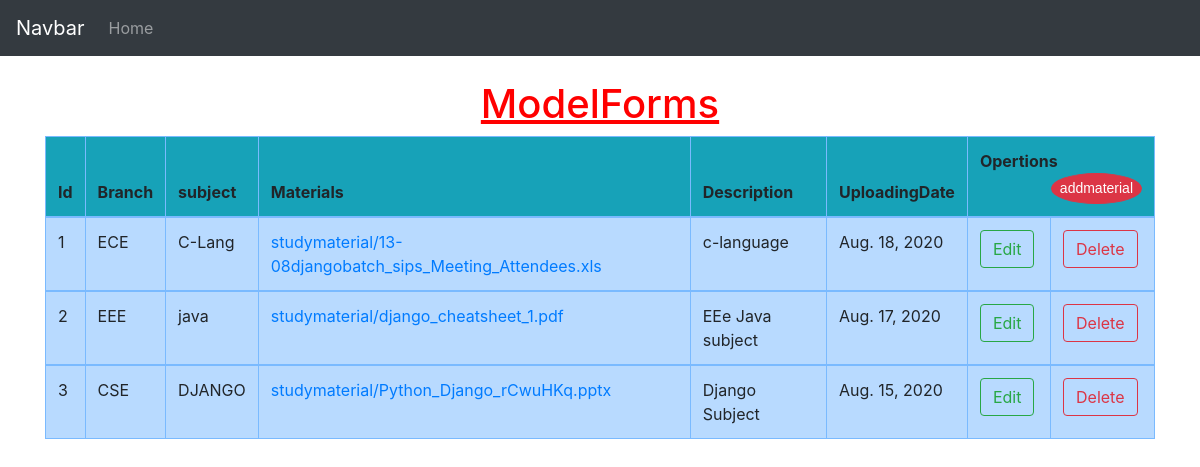
/studymaterial/showmaterials, run on the app's committed database.
### studymaterial/models.py (models this page shows, shortened)
class Notes(models.Model):
	br=(('CSE','cse'),
		('ECE','ece'),
		('EEE','eee'),('CIVIL','civil'),('MEC','mec'))
	sub=(('DJANGO','django'),('PYTHON','Python'),('C-Lang','c-lang'),
		('java','java'))
	branch=models.CharField(max_length=20,choices=br)
	subject=models.CharField(max_length=50,choices=sub)
	material=models.FileField(upload_to="studymaterial/",null=True,blank=True)
	description=models.TextField(max_length=500)
	uploadingdate=models.DateField(default=datetime.now)

### studymaterial/views.py (the view)
# urls.py: path('showmaterials',views.showmaterials,name="showmaterials"),
def showmaterials(request):
	data=Notes.objects.all()
	return render(request,'studymaterial/showmaterials.html',{'data':data})

### studymaterial/templates/studymaterial/showmaterials.html
{% extends 'studymaterial/navbar.html'%}
{% block content%}
<div class="container">
	<h1 class="text-center" style="color: red"><u>ModelForms</u></h1>
	<table class=" table table-bordered table-hover table-primary">
		<thead>
			<tr class="bg-info">
			<th>Id</th>
			<th>Branch</th>
			<th>subject</th>
			<th>Materials</th>
			<th>Description</th>
			<th>UploadingDate</th>
			<th colspan="2">Opertions
				<a href="{% url 'addmaterial' %}" class="btn  btn-danger button btn-sm float-right blinking id4" title="AddNotes" style="border-radius: 50%;">addmaterial</a></th>
		</tr>
		</thead>
		<tbody>
			{% for i in data %}
			<tr>
				<td>{{i.id}}</td>
				<td>{{i.branch}}</td>
				<td>{{i.subject}}</td>
				<td><a href="{{i.material.url}}" download>{{i.material}}</a></td>
				<td>{{i.description}}</td>
				<td>{{i.uploadingdate}}</td>
				<td>
					<a href="{% url 'editmaterial' i.id%}" class="btn btn-outline-success btn-md">Edit</a>
				</td>
				<td>
					<a href="{% url 'deletematerial' i.id %}" class="btn btn-outline-danger btn-md">Delete</a>
				</td>
			</tr>
		</tbody>
		{% endfor %}
	</table>
</div>
{% endblock%}

### studymaterial/templates/studymaterial/navbar.html (shortened to what this page needs)
{% load static %}
<!DOCTYPE html>
<html lang="en">
<head>
  <link rel="stylesheet" type="text/css" href="{% static 'css/style.css'%}">
  <link rel="stylesheet" href="https://maxcdn.bootstrapcdn.com/bootstrap/4.5.2/css/bootstrap.min.css">
</head>
<body>
<nav class="navbar navbar-expand-md bg-dark navbar-dark">
  <a class="navbar-brand" href="#">Navbar</a>
  <div class="collapse navbar-collapse" id="collapsibleNavbar">
    <ul class="navbar-nav">
      <li class="nav-item">
        <a class="nav-link" href="#">Home</a>
      </li>
    </ul>
  </div>
</nav>
<br>
{% block content %}
{% endblock%}
</body>
</html>

### notes/static/css/style.css (style rules this page uses)
.button { background-color: #004A7F; -webkit-border-radius: 10px; border-radius: 10px; border: none; color: #FFFFFF; cursor: pointer; display: inline-block; font-family: Arial; font-size: 20px; padding: 5px 10px; text-align: center; text-decoration: none; -webkit-animation: glowing 1500ms infinite; -moz-animation: glowing 1500ms infinite; -o-animation: glowing 1500ms infinite; animation: glowing 1500ms infinite; }

### data on the page
Notes: id "1", branch "ECE", subject "C-Lang", material "studymaterial/13-08djangobatch_sips_Meeting_Attendees.xls", description "c-language", uploadingdate "Aug. 18, 2020"
Notes: id "2", branch "EEE", subject "java", material "studymaterial/django_cheatsheet_1.pdf", description "EEe Java subject", uploadingdate "Aug. 17, 2020"
Notes: id "3", branch "CSE", subject "DJANGO", material "studymaterial/Python_Django_rCwuHKq.pptx", description "Django Subject", uploadingdate "Aug. 15, 2020"
